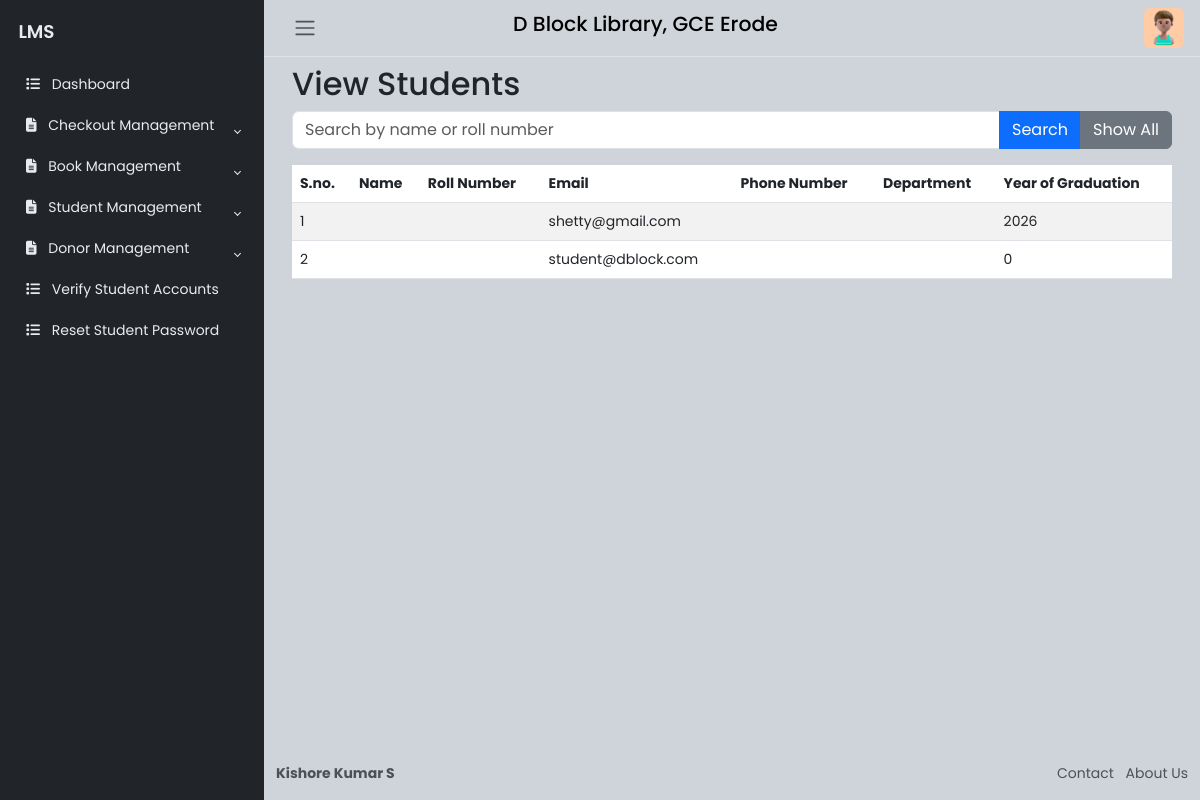
Page /lib/viewstudentsdetails (signed in) on the committed database.
### website/models.py (models this page shows, shortened)
class User(db.Model, UserMixin):
    __tablename__ = 'user'
    id = Column(Integer, primary_key=True)
    email = Column(String(150), unique=True, nullable=False)
    role = Column(String(50), nullable=False)
    password = Column(String(150), nullable=False)
    name = Column(String(150), nullable=False)
    roll_number = Column(Integer, unique=True, nullable=True)
    phone_number = Column(String(20), nullable=True)
    department = Column(String(150), nullable=True)
    year_of_graduation = Column(Integer, nullable=True)
    is_verified = Column(Boolean, default=False)
    created_at = Column(DateTime, default=lambda: datetime.now(timezone.utc), nullable=True)
    verified_at = Column(DateTime, nullable=True)
    rejected_at = Column(DateTime, nullable=True)
    deleted = Column(Boolean, default=False)
    profile_picture_url = Column(String(255), nullable=True)
    books = relationship('Book', back_populates='student')
    borrowed_books = relationship('BorrowedBook', back_populates='student')

### website/lib.py (the view)
@lib.route('/viewstudentsdetails', methods=['GET', 'POST'])
@login_required
def ViewStudentsDetails():
    search_query = request.args.get('search', '')
    students = User.query.filter(User.role == 'Student').filter(
        or_(User.name.ilike(f'%{search_query}%'), User.roll_number.ilike(f'%{search_query}%'))
    ).all() if search_query else User.query.filter_by(role='Student').all()
    return render_template('ViewStudents.html', students=students, search_query=search_query)

### website/templates/ViewStudents.html (shortened to what this page needs)
{% extends "LibrarianHome.html" %}
{% block libcontent %}
<div class="container" id="viewStudentsContent">
    <h2>View Students</h2>
    <form class="mb-3" method="GET" action="{{ url_for('lib.ViewStudentsDetails') }}">
        <div class="input-group">
            <input type="text" class="form-control" name="search" placeholder="Search by name or roll number" value="{{ search_query }}">
            <button class="btn btn-primary" type="submit">Search</button>
            <a href="{{ url_for('lib.ViewStudentsDetails') }}" class="btn btn-secondary">Show All</a>
        </div>
    </form>
    <div class="table-responsive">
        <table class="table table-striped">
            <thead>
                <tr>
                    <th>S.no.</th>
                    <th>Name</th>
                    <th>Roll Number</th>
                    <th>Email</th>
                    <th>Phone Number</th>
                    <th>Department</th>
                    <th>Year of Graduation</th>
                </tr>
            </thead>
            <tbody>
                {% for student in students %}
                <tr>
                    <td>{{ loop.index }}</td>
                    <td>{{ student.Name }}</td>
                    <td>{{ student.Roll_Number }}</td>
                    <td>{{ student.email }}</td>
                    <td>{{ student.Phone_Number }}</td>
                    <td>{{ student.Department }}</td>
                    <td>{{ student.year_of_graduation }}</td>
                </tr>
                {% endfor %}
            </tbody>
        </table>
    </div>
</div>
{% endblock %}

### website/static/css/BaseFormat.css (style rules this page uses)
body { font-family: 'Poppins', sans-serif; font-size: 0.875rem; opacity: 1; overflow-y: scroll; margin: 0; }
a { cursor: pointer; text-decoration: none; font-family: 'Poppins', sans-serif; }

### rows in the picture
User: email "shetty@gmail.com", year_of_graduation "2026"
User: email "student@dblock.com", year_of_graduation "0"
